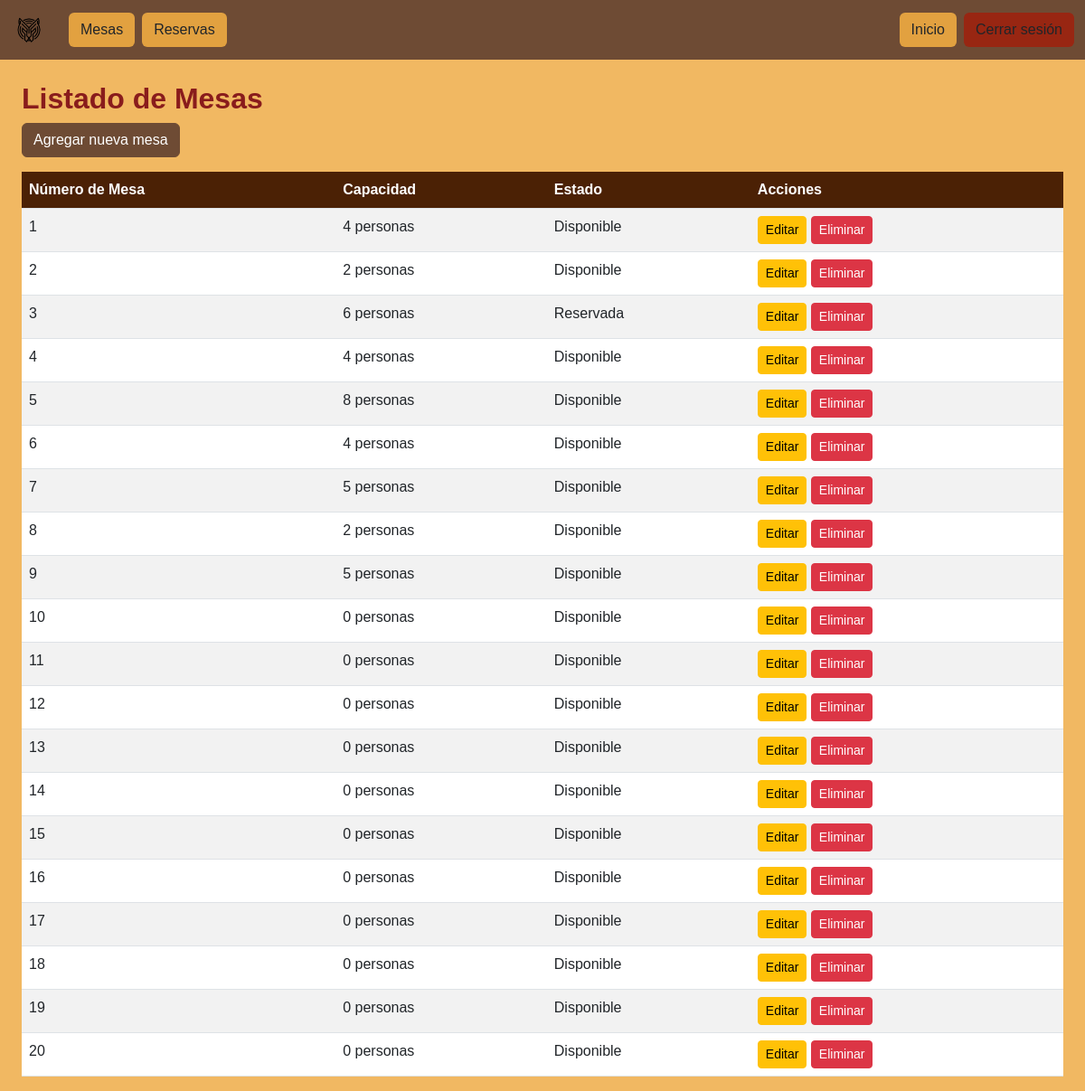
/MIG-dayana/index.php?url=mesa/index (signed in), run on the app's committed database.
### tables this page shows
CREATE TABLE `mesas` (
  `MesaID` int(11) NOT NULL,
  `Numero` int(11) NOT NULL,
  `Capacidad` int(11) NOT NULL,
  `Estado` enum('Disponible','Ocupada','Reservada') DEFAULT 'Disponible'
);

### MIG-dayana/controllers/MesaController.php (called while the page is built, shortened)
<?php
require_once 'models/Mesa.php';
class MesaController
{
    private $modelo;
    public function __construct()
    {
        $this->modelo = new Mesa();
    }
    public function index()
    {
        $mesas = $this->modelo->obtenerTodas();
        include 'views/mesas.php';
    }
}
?>

### MIG-dayana/models/Mesa.php (called while the page is built, shortened)
<?php
class Mesa
{
    private $db;
    public function __construct()
    {
        $this->db = new PDO("mysql:host=localhost;dbname=db_mig_unificada", "root", "");
    }
    public function obtenerTodas()
    {
        $stmt = $this->db->query("SELECT * FROM mesas");
        return $stmt->fetchAll(PDO::FETCH_ASSOC);
    }
}
?>

### MIG-dayana/views/mesas.php (the view)
<?php include 'views/header.php'; ?>
<div class="container mt-4">
    <h2>Listado de Mesas</h2>
    <a href="index.php?url=mesa/agregar" class="btn btn-success mb-3">Agregar nueva mesa</a>
    <table class="table table-striped">
        <thead>
            <tr>
                <th>Número de Mesa</th>
                <th>Capacidad</th>
                <th>Estado</th>
                <th>Acciones</th>
            </tr>
        </thead>
        <tbody>
            <?php foreach ($mesas as $mesa): ?>
                <tr>
                    <td><?= $mesa['Numero'] ?></td>
                    <td><?= $mesa['Capacidad'] ?> personas</td>
                    <td><?= $mesa['Estado'] ?></td>
                    <td>
                        <a href="index.php?url=mesa/editar&id=<?= $mesa['MesaID'] ?>" class="btn btn-sm btn-warning">Editar</a>
                        <a href="index.php?url=mesa/eliminar&id=<?= $mesa['MesaID'] ?>"
                            class="btn btn-danger btn-sm"
                            onclick="return confirm('¿Estás seguro de que deseas eliminar esta mesa?');">
                            Eliminar
                        </a>
                    </td>
                </tr>
            <?php endforeach; ?>
        </tbody>
    </table>
</div>
<?php include 'views/footer.php'; ?>

### MIG-dayana/index.php (shortened to what this page needs)
<?php
$url = $_GET['url'] ?? 'login';
switch ($url) {
    case 'mesa/index':
        require_once 'controllers/MesaController.php';
        $mesa = new MesaController();
        $mesa->index();
        break;
}
?>

### MIG-dayana/views/header.php (shortened to what this page needs)
<!DOCTYPE html>
<html lang="es">
<head>
    <link href="https://cdn.jsdelivr.net/npm/bootstrap@5.3.0/dist/css/bootstrap.min.css" rel="stylesheet">
    <link rel="stylesheet" href="public/css/estilos.css">
</head>
<body>
    <?php if (isset($_SESSION['admin'])): ?>
        <nav class="navbar navbar-expand-lg navbar-dark custom-navbar">
            <div class="container-fluid">
                <a class="navbar-brand d-flex align-items-center" href="index.php">
                    <img src="assets/img/logo.png" alt="Logo" width="40" height="40" class="me-2">
                </a>
                <div class="collapse navbar-collapse" id="navbarNav">
                    <ul class="navbar-nav me-auto mb-2 mb-lg-0 d-flex align-items-center">
                        <li class="nav-item me-2">
                            <a class="btn btn"style="background-color: #e2a140;" href="index.php?url=mesa/index">Mesas</a>
                        </li>
                        <li class="nav-item">
                            <a class="btn btn" style="background-color: #e2a140;" href="index.php?url=reserva/index">Reservas</a>
                        </li>
                    </ul>
                    <?php if (isset($_SESSION['admin'])): ?>
                        <a href="index.php?url=dashboard" class="btn btn me-2" style="background-color: #e2a140;">Inicio</a>
                        <a href="index.php?url=auth/logout" class="btn btn-" style="background-color:rgb(152, 38, 18);">Cerrar sesión</a>
                    <?php endif; ?>
                </div>
            </div>
        </nav>
    <?php endif; ?>
    <div class="container mt-4">

### MIG-dayana/views/footer.php (shortened to what this page needs)
</div>
</body>
</html>

### MIG-dayana/public/css/estilos.css (style rules this page uses)
:root { --blanco: #ffffff; --oscuro: #4b2105; --primario: #e2a140; --secundario: #6e4b34; --gris: #a8a8a8; --grisClaro: #f5f1ed; --rojoCafé: #891c1c; --marronOscuro: rgb(80, 48, 27); --marronClaro: rgb(171, 96, 46); }
body { background-color: #f1b862; font-family: "lora", sans-serif; }
.container { max-width: 1200px; }
h2 { color: #891c1c; font-weight: bold; }
.table th { background-color: #4b2105; color: #fff; }
.btn-success { background-color: #6e4b34; border-color: #6e4b34; }
.custom-navbar { background-color:#6e4b34; }
.custom-navbar .nav-link, .custom-navbar .navbar-brand { color: black; }

### data on the page
mesas: Numero "1", Capacidad "4", Estado "Disponible"
mesas: Numero "2", Capacidad "2", Estado "Disponible"
mesas: Numero "3", Capacidad "6", Estado "Reservada"
mesas: Numero "4", Capacidad "4", Estado "Disponible"
mesas: Numero "5", Capacidad "8", Estado "Disponible"
mesas: Numero "6", Capacidad "4", Estado "Disponible"
mesas: Numero "7", Capacidad "5", Estado "Disponible"
mesas: Numero "8", Capacidad "2", Estado "Disponible"
mesas: Numero "9", Capacidad "5", Estado "Disponible"
mesas: Numero "10", Capacidad "0", Estado "Disponible"
mesas: Numero "11", Capacidad "0", Estado "Disponible"
mesas: Numero "12", Capacidad "0", Estado "Disponible"
mesas: Numero "13", Capacidad "0", Estado "Disponible"
mesas: Numero "14", Capacidad "0", Estado "Disponible"
mesas: Numero "15", Capacidad "0", Estado "Disponible"
mesas: Numero "16", Capacidad "0", Estado "Disponible"
mesas: Numero "17", Capacidad "0", Estado "Disponible"
mesas: Numero "18", Capacidad "0", Estado "Disponible"
mesas: Numero "19", Capacidad "0", Estado "Disponible"
mesas: Numero "20", Capacidad "0", Estado "Disponible"
